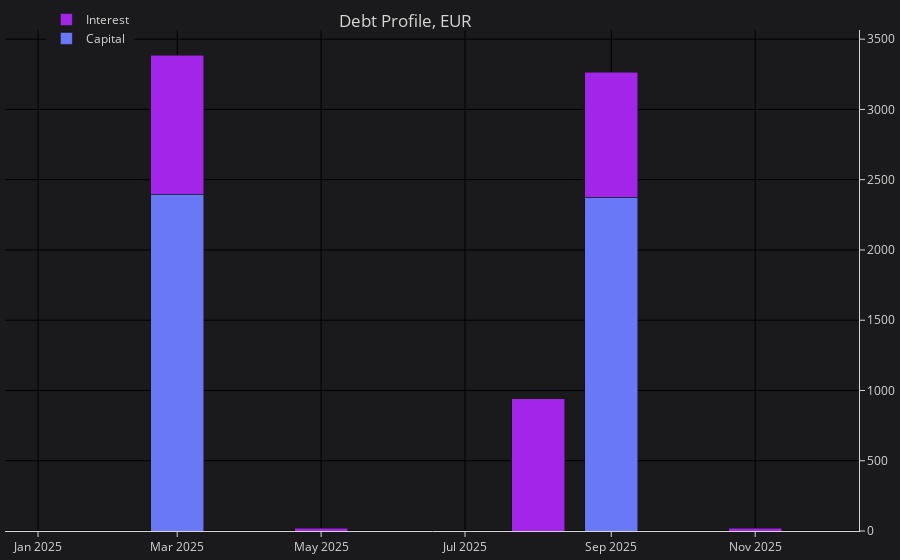

The cell this chart's notebook holds for it:
### Code cell
# Analysis over the next 12 months
graph_cash_flow(cashflow, 'M', 12)

### Figure 1 — Plotly figure (JSON) as saved in the notebook; plotly's stock layout.template omitted (floating-point values rounded to 4 significant figures)
{"data": [{"name": "Capital", "type": "bar", "x": ["2025-01", "2025-02", "2025-03", "2025-04", "2025-05", "2025-06", "2025-07", "2025-08", "2025-09", "2025-10", "2025-11", "2025-12"], "y": [0, 0, 2398.0, 0, 0, 0, 0, 0, 2374.0, 0, 0, 0]}, {"name": "Interest", "type": "bar", "x": ["2025-01", "2025-02", "2025-03", "2025-04", "2025-05", "2025-06", "2025-07", "2025-08", "2025-09", "2025-10", "2025-11", "2025-12"], "y": [0, 0, 989.1, 0, 18.66, 0, 0, 939.9, 890.3, 0, 18.84, 0]}], "layout": {"autosize": true, "barmode": "stack", "colorway": ["#6978F7", "#A325E9", "#96E05D", "#4A7FB9", "#E75A2D", "#FBE55A", "#8C8C8D", "#5A54F6"], "legend": {"font": {"color": "#D6D6D5"}, "orientation": "v", "x": 0.1, "xanchor": "center", "y": 1.05, "yanchor": "top"}, "margin": {"b": 5, "l": 5, "r": 5, "t": 5}, "paper_bgcolor": "#1A1A1D", "plot_bgcolor": "#1A1A1D", "title": {"font": {"color": "#D6D6D5"}, "text": "Debt Profile, EUR", "x": 0.45, "xanchor": "center", "yanchor": "top"}, "xaxis": {"autorange": true, "color": "#D6D6D5", "gridcolor": "black", "gridwidth": 1, "linecolor": "#D6D6D5", "range": ["2024-12-18", "2025-12-15"], "ticks": "outside", "type": "date", "zerolinecolor": "black", "zerolinewidth": 1}, "yaxis": {"autorange": true, "color": "#D6D6D5", "gridcolor": "black", "gridwidth": 1, "linecolor": "#D6D6D5", "range": [0, 3565.0], "side": "right", "ticks": "outside", "type": "linear", "zerolinecolor": "black", "zerolinewidth": 1}}}
